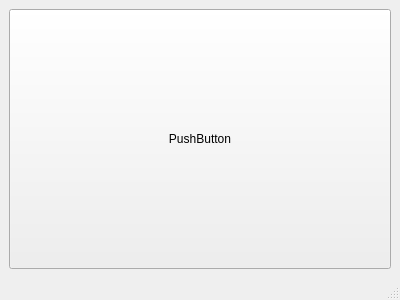
<?xml version="1.0" encoding="UTF-8"?>
<ui version="4.0">
 <class>Dialog</class>
 <widget class="QMainWindow" name="Dialog">
  <property name="geometry">
   <rect>
    <x>0</x>
    <y>0</y>
    <width>400</width>
    <height>300</height>
   </rect>
  </property>
  <property name="windowTitle">
   <string>Dialog</string>
  </property>
  <widget class="QWidget" name="centralwidget">
   <layout class="QVBoxLayout" name="verticalLayout">
    <item>
     <widget class="CustomButton" name="pushButton">
      <property name="sizePolicy">
       <sizepolicy hsizetype="Expanding" vsizetype="Expanding">
        <horstretch>0</horstretch>
        <verstretch>0</verstretch>
       </sizepolicy>
      </property>
      <property name="text">
       <string>PushButton</string>
      </property>
     </widget>
    </item>
   </layout>
  </widget>
  <widget class="QMenuBar" name="menubar">
   <property name="geometry">
    <rect>
     <x>0</x>
     <y>0</y>
     <width>400</width>
     <height>33</height>
    </rect>
   </property>
  </widget>
  <widget class="QStatusBar" name="statusbar"/>
 </widget>
 <customwidgets>
  <customwidget>
   <class>CustomButton</class>
   <extends>QPushButton</extends>
   <header location="global">CustomButton.h</header>
  </customwidget>
 </customwidgets>
 <resources/>
 <connections/>
</ui>
